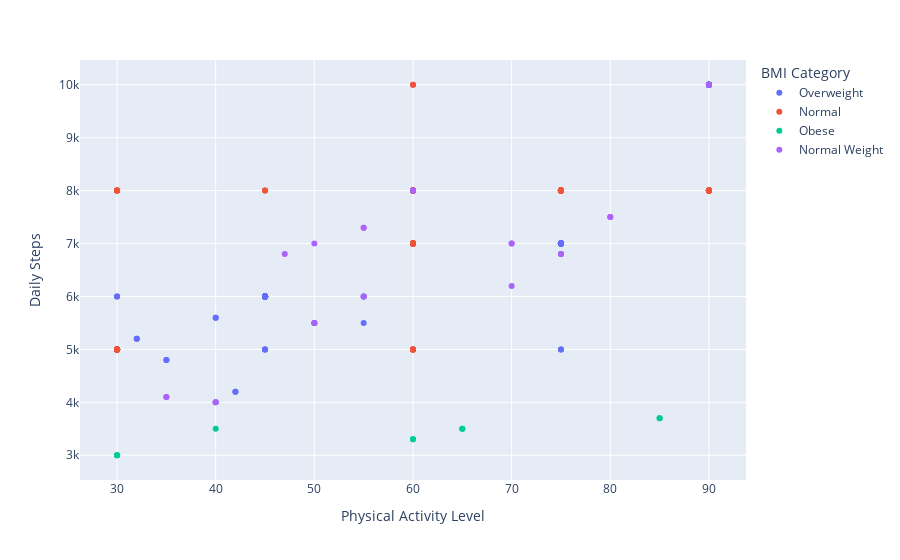

The notebook cell saved with this chart:
### Code cell
px.scatter(df, x="Physical Activity Level", y="Daily Steps", color='BMI Category')

### Figure 1 — Plotly figure (JSON) as saved in the notebook; plotly's stock layout.template omitted (floating-point values rounded to 4 significant figures; data arrays with more than 128 entries replaced by an {"elided": "..."} marker saying what was removed)
{"data": [{"hovertemplate": "BMI Category=Overweight<br>Physical Activity Level=%{x}<br>Daily Steps=%{y}<extra></extra>", "legendgroup": "Overweight", "marker": {"color": "#636efa", "symbol": "circle"}, "mode": "markers", "name": "Overweight", "orientation": "v", "showlegend": true, "type": "scatter", "x": {"elided": "148 int values"}, "xaxis": "x", "y": {"elided": "148 int values"}, "yaxis": "y"}, {"hovertemplate": "BMI Category=Normal<br>Physical Activity Level=%{x}<br>Daily Steps=%{y}<extra></extra>", "legendgroup": "Normal", "marker": {"color": "#EF553B", "symbol": "circle"}, "mode": "markers", "name": "Normal", "orientation": "v", "showlegend": true, "type": "scatter", "x": {"elided": "195 int values"}, "xaxis": "x", "y": {"elided": "195 int values"}, "yaxis": "y"}, {"hovertemplate": "BMI Category=Obese<br>Physical Activity Level=%{x}<br>Daily Steps=%{y}<extra></extra>", "legendgroup": "Obese", "marker": {"color": "#00cc96", "symbol": "circle"}, "mode": "markers", "name": "Obese", "orientation": "v", "showlegend": true, "type": "scatter", "x": [30, 30, 30, 40, 60, 60, 65, 65, 85, 85], "xaxis": "x", "y": [3000, 3000, 3000, 3500, 3300, 3300, 3500, 3500, 3700, 3700], "yaxis": "y"}, {"hovertemplate": "BMI Category=Normal Weight<br>Physical Activity Level=%{x}<br>Daily Steps=%{y}<extra></extra>", "legendgroup": "Normal Weight", "marker": {"color": "#ab63fa", "symbol": "circle"}, "mode": "markers", "name": "Normal Weight", "orientation": "v", "showlegend": true, "type": "scatter", "x": [40, 40, 35, 35, 75, 50, 60, 60, 70, 70, 60, 50, 80, 80, 55, 55, 70, 47, 55, 90, 90], "xaxis": "x", "y": [4000, 4000, 4100, 4100, 6800, 7000, 8000, 8000, 7000, 7000, 8000, 5500, 7500, 7500, 7300, 7300, 6200, 6800, 6000, 10000, 10000], "yaxis": "y"}], "layout": {"legend": {"title": {"text": "BMI Category"}, "tracegroupgap": 0}, "margin": {"t": 60}, "xaxis": {"anchor": "y", "domain": [0, 1], "title": {"text": "Physical Activity Level"}}, "yaxis": {"anchor": "x", "domain": [0, 1], "title": {"text": "Daily Steps"}}}}
